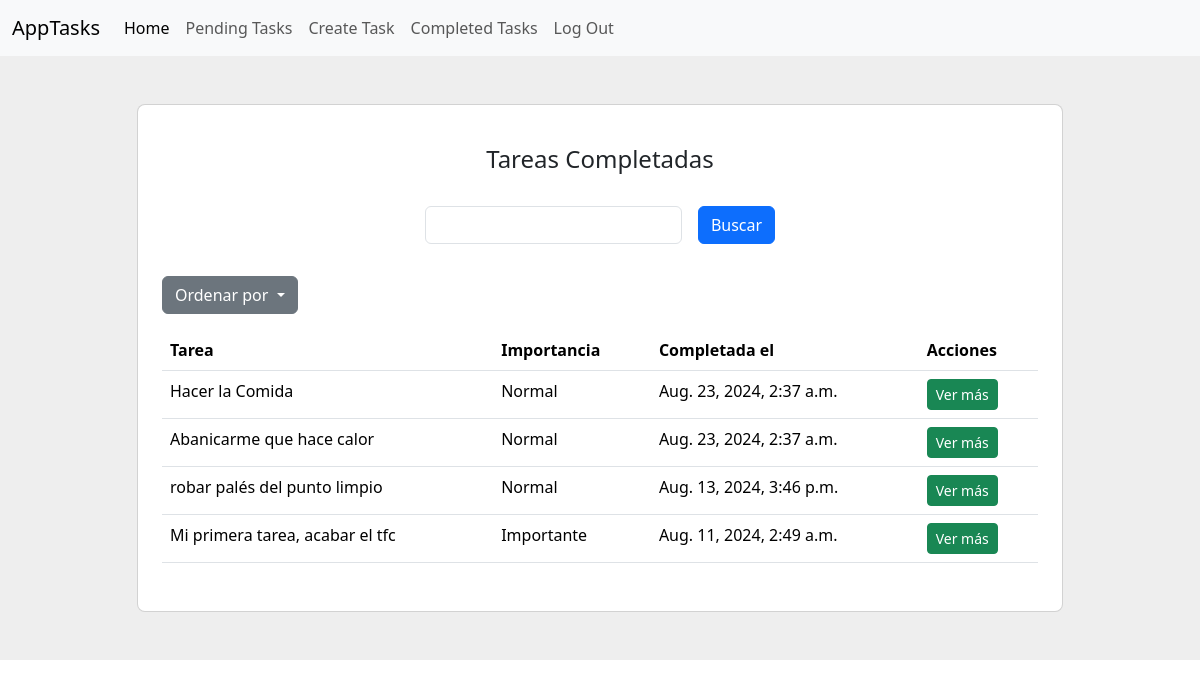
Page /tasks/completed/ (signed in) on the committed database.
### tasks/models.py (models this page shows, shortened)
class Task(models.Model):
    title = models.CharField(max_length=200)
    description = models.TextField(blank=True)
    created_at = models.DateTimeField(auto_now_add=True)
    date_completed = models.DateTimeField(null=True, blank=True)
    important = models.BooleanField(default=False)
    user = models.ForeignKey(User, on_delete=models.CASCADE)

### tasks/views.py (the view)
# urls.py: path('completed/', views.tasks_completed, name='tasks_completed'),
@login_required
def tasks_completed(request):
    sort_mode = request.GET.get('sort_mode')  # Obtener el parámetro sort_mode de la URL
    if sort_mode == '1':
        tasks = Task.objects.filter(user=request.user, date_completed__isnull=False).order_by('date_completed')
    elif sort_mode == '2':
        tasks = Task.objects.filter(user=request.user, date_completed__isnull=False).order_by('-important', '-date_completed')
    elif sort_mode == '3':
        tasks = Task.objects.filter(user=request.user, date_completed__isnull=False).order_by('title')
    else:
        tasks = Task.objects.filter(user=request.user, date_completed__isnull=False).order_by('-date_completed')
    return render(request, 'tasks.html', {
        'title': "Tareas Completadas",
        'tasks': tasks,
        'date_field': "Completada el",
        'url_name': "tasks_completed"
    })

### tasks/templates/tasks.html (shortened to what this page needs)
{% extends 'base.html' %}
{% block content%}
<section class="vh-10" style="background-color: #eee;">
    <div class="container py-5 h-100">
      <div class="row d-flex justify-content-center align-items-center h-100">
        <div class="col col-lg-12 col-xl-10">
          <div class="card rounded-3">
            <div class="card-body p-4">
              <h4 class="text-center my-3 pb-3">{{title}}</h4>
              <form class="row row-cols-lg-auto g-3 justify-content-center align-items-center mb-4 pb-2">
                <div class="col-12">
                  <div data-mdb-input-init class="form-outline">
                    <input type="text" id="form1" class="form-control" />
                  </div>
                </div>
                <div class="col-12">
                  <button type="submit" data-mdb-button-init data-mdb-ripple-init class="btn btn-primary">Buscar</button>
                </div>
              </form>
              <div class="dropdown mb-3">
                <button class="btn btn-secondary dropdown-toggle" type="button" data-bs-toggle="dropdown" aria-expanded="false">
                 Ordenar por
                </button>
              </div>
              <table class="table mb-4">
                <thead>
                  <tr>
                    <th scope="col">Tarea</th>
                    <th scope="col">Importancia</th>
                    <th scope="col">{{date_field}}</th>
                    <th scope="col">Acciones</th>
                  </tr>
                </thead>
                <tbody>
                    {% for task in tasks %}
                      <tr>
                          <td>{{task.title}}</td>
                          {% if task.important %}
                              <td>Importante</td>
                          {% else %}
                              <td>Normal</td>
                          {% endif %}
                          <td>{{task.date_completed}}</td>
                          <td>
                              <a href="{% url 'task_detail' task.id %}"><button class="btn btn-success btn-sm">Ver más</button></a>
                          </td>
                      </tr>
                    {% endfor %}
                </tbody>
              </table>
            </div>
          </div>
        </div>
      </div>
    </div>
  </section>
{% endblock %}

### rows in the picture
Task: title "Hacer la Comida", important "Normal", date_completed "Aug. 23, 2024, 2:37 a.m."
Task: title "Abanicarme que hace calor", important "Normal", date_completed "Aug. 23, 2024, 2:37 a.m."
Task: title "robar palés del punto limpio", important "Normal", date_completed "Aug. 13, 2024, 3:46 p.m."
Task: title "Mi primera tarea, acabar el tfc", important "Importante", date_completed "Aug. 11, 2024, 2:49 a.m."

### other values in the picture
{{ title }} "Tareas Completadas"
{{ date_field }} "Completada el"
